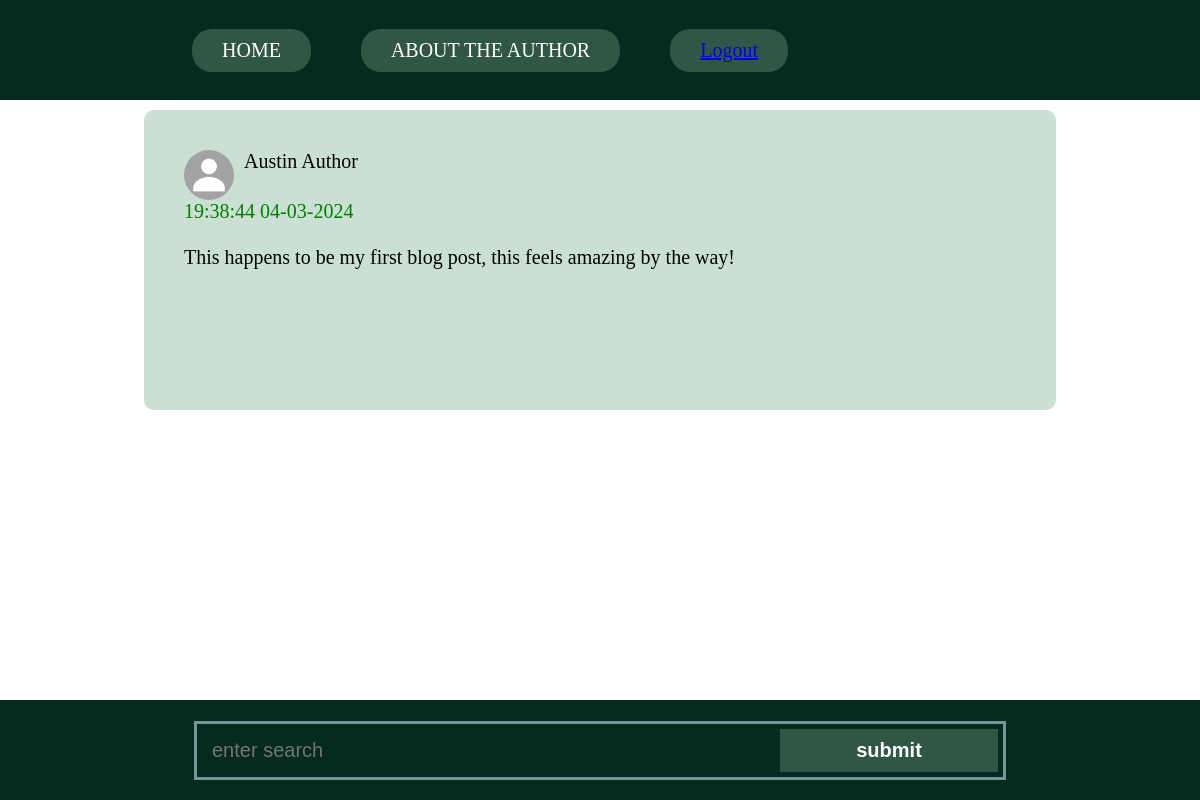
Page /home on the earlier database version.
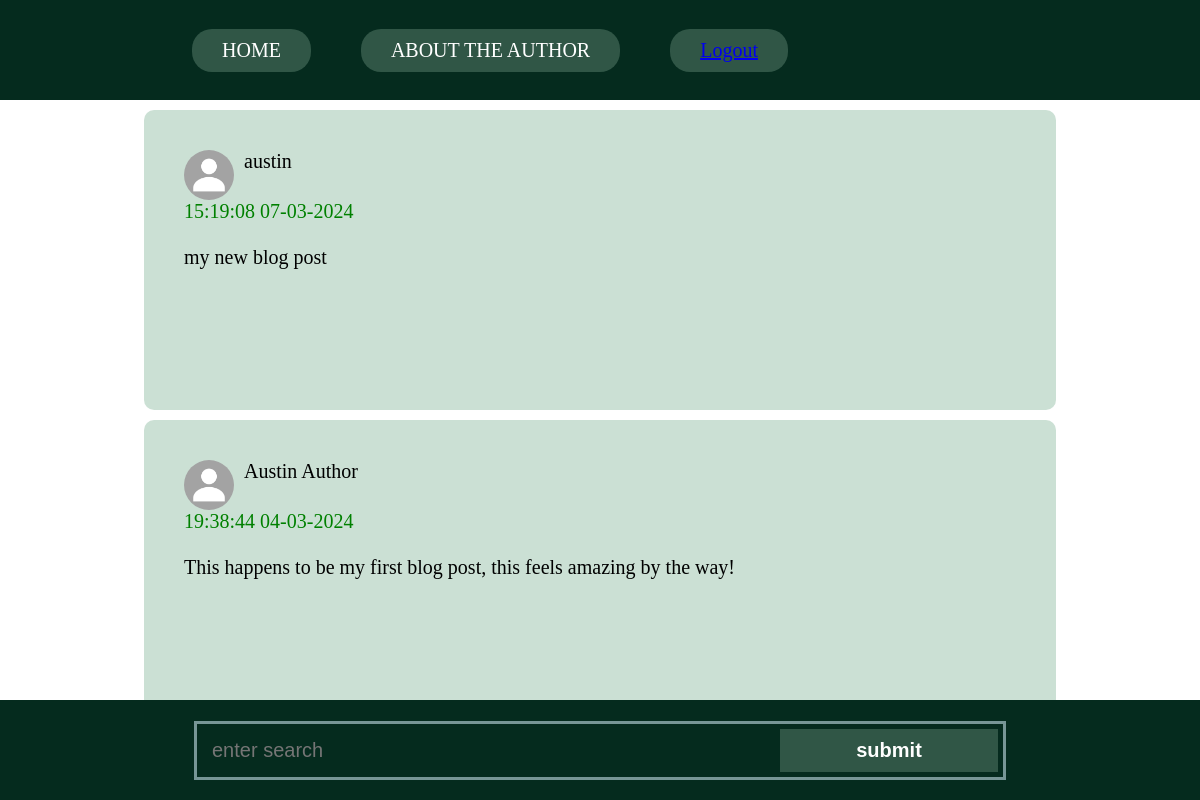
Same page on the later database version.
### models/databaseModel.py (models this page shows, shortened)
class Posts(db.Model):
    id = db.Column(db.Integer, primary_key=True)
    post_field = db.Column(db.Text, nullable=False)
    user_id = db.Column(db.Integer, db.ForeignKey('users.id'), nullable=False)
    comment = db.relationship('Comments', backref='post', lazy=True)
    date_posted = db.Column(db.DateTime, default=datetime.utcnow)

class Users(db.Model, UserMixin):
    id = db.Column(db.Integer, primary_key=True)
    user_name = db.Column(db.String(10), nullable=False)
    email = db.Column(db.String(20), nullable=False, unique=True)
    password = db.Column(db.String(20), nullable=False)
    posts = db.relationship('Posts', backref='users', lazy=True)
    comments = db.relationship('Comments', backref='author', lazy=True)

### app.py (the view)
@app.route('/home', strict_slashes=False)
def home():
    title = 'home page'
    user = Users.query.all()
    post = Posts.query.order_by(Posts.id.desc()).all()
    return render_template('home.html', title=title, post=post, user=user)

### templates/home.html (shortened to what this page needs)
<!DOCTYPE html>
<html lang="en">
<head>
  <link rel="stylesheet" href="{{ url_for('static', filename='/styles/project_home_page.css') }}">
</head>
<body>
  <header>
    <nav>
      <ul>
        <li class="home">
          <a class="home-link" href="{{ url_for('index') }}">HOME</a>
        </li>
        <li class="about-me"><a class="about-me-button" href="{{ url_for('about_me') }}">ABOUT THE AUTHOR</a></li>
        <li><a href="{{ url_for('logout') }}">Logout</a></li>
      </ul>
    </nav>
  </header>
  <main>
    <ul>
      <li>
        {% for p in post %}
        <div class="main-container">
          <div class="post-1">
            <div class="profile">
              <div class="profile-pic"></div>
              <div class="info">
                 {{ p.users.user_name }}<br />
                <br />
              </div>
            </div>
            <p>
              <small style="color: green;" >{{ p.date_posted.strftime("%H:%M:%S %d-%m-%Y") }}</small> <br> <br>
              {{ p.post_field }}
            </p>
          </div>
        </div>
        {% endfor %}
      </li>
    </ul>
  </main>
  <a href= "{{ url_for('create_post') }}"><button class="create-post">Create post</button></a>
  <footer>
    <div class="search-bar-div">
      <input type="text" placeholder="enter search" />
      <input type="submit" value="submit" />
    </div>
  </footer>
</body>
</html>

### static/styles/project_home_page.css (style rules this page uses)
* { padding: 0; margin: 0; box-sizing: border-box; font-size: 20px; }
.home-link { color: white; }
a .create-post { background-color: rgb(23, 121, 96); border: none; padding: 20px; color: white; border-radius: 20px; box-shadow: black 2px 2px 8px; position: fixed; top:750px; left: 70px; cursor: pointer; transition: 0.9s; }
body { min-height: 100vh; }
header { width: 100%; background-color:rgb(5, 43, 30); height: 100px; display: flex; align-items: center; padding-left: 40px; border: none; }
header nav ul { color: white; margin-right: 20px; display: flex; flex-direction: row; margin-left: 152px; }
header nav ul li { margin-right: 50px; list-style: none; border-radius: 20px; background-color:rgba(191, 231, 208, 0.226); }
input[type] { padding: 10px; }
input[type="text"] { color: white; width: 80%; border: none; background: none; outline: none; }
input[type="submit"] { width: 30%; color: white; background-color: rgba(191, 231, 208, 0.226); border: none; font-weight: bolder; }
li { padding: 10px 30px ; }
.home a { text-decoration: none; border: none; }
footer { width: 100%; height: 100px; padding: 20px; position: fixed; bottom: 0; background-color: rgb(5, 43, 30); display: flex; align-items: center; }
.search-bar-div { border: solid rgb(119, 150, 150); padding: 5px; width: 70%; margin: auto; display: flex; justify-content: center; align-items: center; }
.main-container { width: 100%; border: none; display: flex; flex-direction: column; justify-content: center; align-items: center; }
.post-1 { padding: 40px; height: 300px; background-color: rgba(29, 119, 66, 0.226); border-radius: 10px; width: 80%; margin-bottom: 10px; }
.profile-pic { width: 50px; height: 50px; border-radius: 50px; margin-right: 10px; background: url(/static/images/unknown_user_icon.jpg) no-repeat; background-size: contain; }
.profile { display: flex; }
.about-me-button { text-decoration: none; color: white; }

Differences in the rows shown:
added Posts: users.user_name "austin", date_posted "15:19:08 07-03-2024", post_field "my new blog post"
